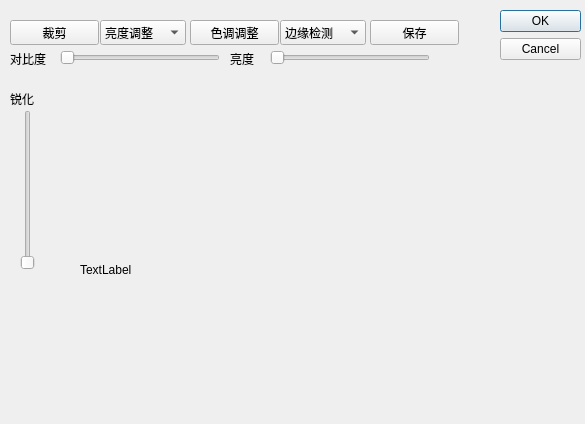
<?xml version="1.0" encoding="UTF-8"?>
<ui version="4.0">
 <class>Edit</class>
 <widget class="QDialog" name="Edit">
  <property name="geometry">
   <rect>
    <x>0</x>
    <y>0</y>
    <width>585</width>
    <height>424</height>
   </rect>
  </property>
  <property name="windowTitle">
   <string>Dialog</string>
  </property>
  <widget class="QDialogButtonBox" name="buttonBox">
   <property name="geometry">
    <rect>
     <x>500</x>
     <y>10</y>
     <width>81</width>
     <height>241</height>
    </rect>
   </property>
   <property name="orientation">
    <enum>Qt::Vertical</enum>
   </property>
   <property name="standardButtons">
    <set>QDialogButtonBox::Cancel|QDialogButtonBox::Ok</set>
   </property>
  </widget>
  <widget class="QPushButton" name="pushButton">
   <property name="geometry">
    <rect>
     <x>10</x>
     <y>20</y>
     <width>89</width>
     <height>25</height>
    </rect>
   </property>
   <property name="text">
    <string>裁剪</string>
   </property>
   <property name="icon">
    <iconset resource="src.qrc">
     <normaloff>:/icons/13.png</normaloff>:/icons/13.png</iconset>
   </property>
  </widget>
  <widget class="QComboBox" name="comboBox">
   <property name="geometry">
    <rect>
     <x>100</x>
     <y>20</y>
     <width>86</width>
     <height>25</height>
    </rect>
   </property>
   <item>
    <property name="text">
     <string>亮度调整</string>
    </property>
    <property name="icon">
     <iconset resource="src.qrc">
      <normaloff>:/icons/15.png</normaloff>:/icons/15.png</iconset>
    </property>
   </item>
   <item>
    <property name="text">
     <string>锐化</string>
    </property>
    <property name="icon">
     <iconset resource="src.qrc">
      <normaloff>:/icons/16.png</normaloff>:/icons/16.png</iconset>
    </property>
   </item>
  </widget>
  <widget class="QPushButton" name="pushButton_2">
   <property name="geometry">
    <rect>
     <x>190</x>
     <y>20</y>
     <width>89</width>
     <height>25</height>
    </rect>
   </property>
   <property name="text">
    <string>色调调整</string>
   </property>
   <property name="icon">
    <iconset resource="src.qrc">
     <normaloff>:/icons/17.png</normaloff>:/icons/17.png</iconset>
   </property>
  </widget>
  <widget class="QComboBox" name="comboBox_2">
   <property name="geometry">
    <rect>
     <x>280</x>
     <y>20</y>
     <width>86</width>
     <height>25</height>
    </rect>
   </property>
   <item>
    <property name="text">
     <string>边缘检测</string>
    </property>
    <property name="icon">
     <iconset resource="src.qrc">
      <normaloff>:/icons/18.png</normaloff>:/icons/18.png</iconset>
    </property>
   </item>
   <item>
    <property name="text">
     <string>图像分割</string>
    </property>
    <property name="icon">
     <iconset resource="src.qrc">
      <normaloff>:/icons/19.png</normaloff>:/icons/19.png</iconset>
    </property>
   </item>
  </widget>
  <widget class="QPushButton" name="pushButton_3">
   <property name="geometry">
    <rect>
     <x>370</x>
     <y>20</y>
     <width>89</width>
     <height>25</height>
    </rect>
   </property>
   <property name="text">
    <string>保存</string>
   </property>
   <property name="icon">
    <iconset resource="src.qrc">
     <normaloff>:/icons/20.png</normaloff>:/icons/20.png</iconset>
   </property>
  </widget>
  <widget class="QLabel" name="label_show">
   <property name="geometry">
    <rect>
     <x>80</x>
     <y>70</y>
     <width>400</width>
     <height>400</height>
    </rect>
   </property>
   <property name="text">
    <string>TextLabel</string>
   </property>
  </widget>
  <widget class="QSlider" name="horizontalSlider">
   <property name="geometry">
    <rect>
     <x>60</x>
     <y>50</y>
     <width>160</width>
     <height>16</height>
    </rect>
   </property>
   <property name="orientation">
    <enum>Qt::Horizontal</enum>
   </property>
  </widget>
  <widget class="QLabel" name="label">
   <property name="geometry">
    <rect>
     <x>10</x>
     <y>50</y>
     <width>67</width>
     <height>17</height>
    </rect>
   </property>
   <property name="text">
    <string>&lt;html&gt;&lt;head/&gt;&lt;body&gt;&lt;p&gt;对比度&lt;/p&gt;&lt;/body&gt;&lt;/html&gt;</string>
   </property>
  </widget>
  <widget class="QLabel" name="label_2">
   <property name="geometry">
    <rect>
     <x>230</x>
     <y>50</y>
     <width>67</width>
     <height>17</height>
    </rect>
   </property>
   <property name="text">
    <string>&lt;html&gt;&lt;head/&gt;&lt;body&gt;&lt;p&gt;亮度&lt;/p&gt;&lt;/body&gt;&lt;/html&gt;</string>
   </property>
  </widget>
  <widget class="QSlider" name="horizontalSlider_2">
   <property name="geometry">
    <rect>
     <x>270</x>
     <y>50</y>
     <width>160</width>
     <height>16</height>
    </rect>
   </property>
   <property name="orientation">
    <enum>Qt::Horizontal</enum>
   </property>
  </widget>
  <widget class="QLabel" name="label_3">
   <property name="geometry">
    <rect>
     <x>10</x>
     <y>90</y>
     <width>67</width>
     <height>17</height>
    </rect>
   </property>
   <property name="text">
    <string>锐化</string>
   </property>
  </widget>
  <widget class="QSlider" name="verticalSlider">
   <property name="geometry">
    <rect>
     <x>20</x>
     <y>110</y>
     <width>16</width>
     <height>160</height>
    </rect>
   </property>
   <property name="orientation">
    <enum>Qt::Vertical</enum>
   </property>
  </widget>
 </widget>
 <resources>
  <include location="src.qrc"/>
 </resources>
 <connections>
  <connection>
   <sender>buttonBox</sender>
   <signal>accepted()</signal>
   <receiver>Edit</receiver>
   <slot>accept()</slot>
   <hints>
    <hint type="sourcelabel">
     <x>248</x>
     <y>254</y>
    </hint>
    <hint type="destinationlabel">
     <x>157</x>
     <y>274</y>
    </hint>
   </hints>
  </connection>
  <connection>
   <sender>buttonBox</sender>
   <signal>rejected()</signal>
   <receiver>Edit</receiver>
   <slot>reject()</slot>
   <hints>
    <hint type="sourcelabel">
     <x>316</x>
     <y>260</y>
    </hint>
    <hint type="destinationlabel">
     <x>286</x>
     <y>274</y>
    </hint>
   </hints>
  </connection>
 </connections>
</ui>
